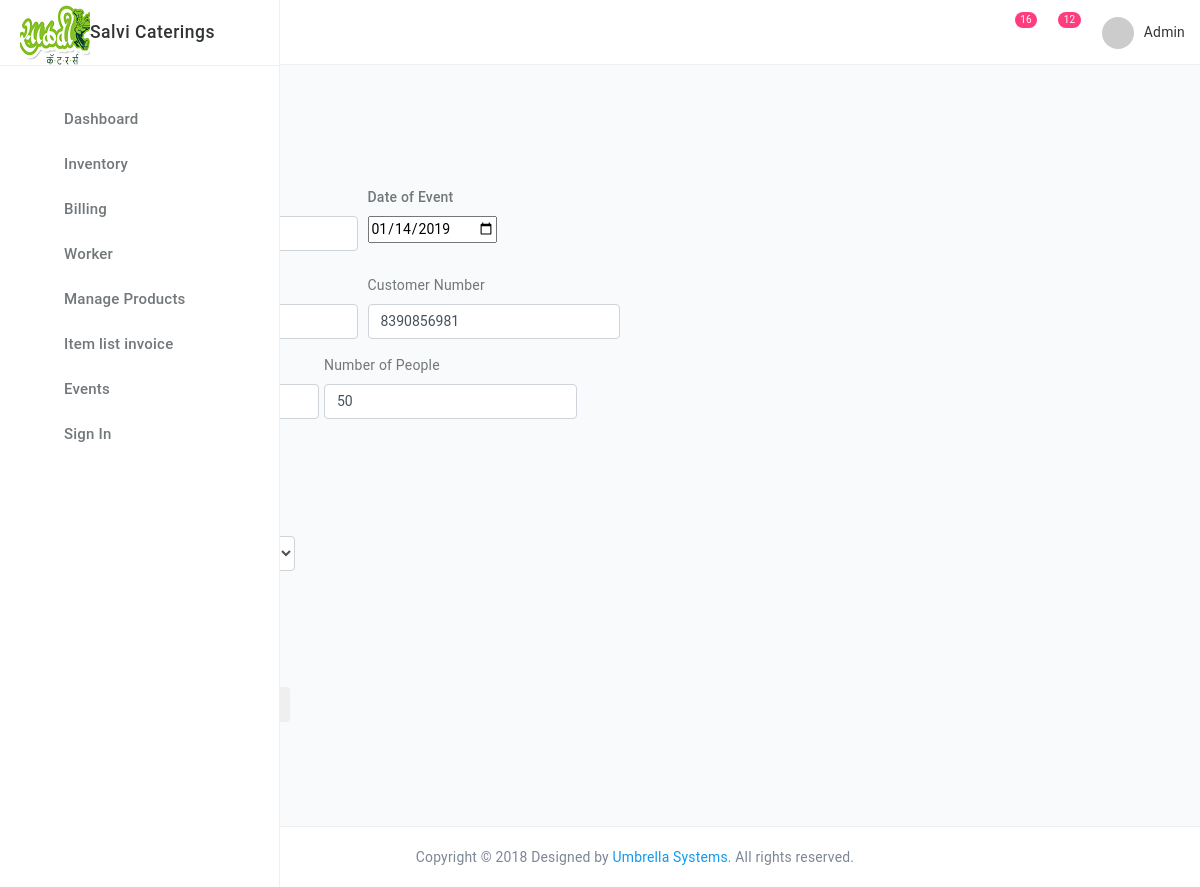
Page /Edit_event.php?id=23 on the committed database.
### tables this page shows
CREATE TABLE `event_info` (
  `c_id` int(11) NOT NULL,
  `o_dt` date NOT NULL,
  `event_name` varchar(50) NOT NULL,
  `date` date NOT NULL,
  `cust_name` varchar(50) NOT NULL,
  `cust_add` text NOT NULL,
  `cust_phone` varchar(10) NOT NULL,
  `qty` int(11) NOT NULL
);

### Edit_event.php (the view, shortened to what this page needs)
<?php include 'header.php';?>
<?php include "db.php";?>
  <main class="main-content bgc-grey-100">
        <div id="mainContent">
          <div class="container-fluid">
          	<h4 class="c-grey-900 mT-10 mB-30">Edit Event </h4>
          	<div class="row">
          	<div class="masonry-item col-md-6">
      		<div class="mT-30">
            <?php
$ids=$_GET['id'];
$result = mysqli_query($con,"SELECT * FROM event_info where c_id='$ids'");
 while($row = mysqli_fetch_array($result))
{
?>
      				<form class="form-horizontal" action="" method="POST">
      					<div class="form-row">
      						<div class="form-group col-md-6">
      							<label for="inputEmail4">Event Name</label>
      						</div>
      						<div class="form-group col-md-6">
      								<label class="fw-500">Date of Event</label>
      								<div class="timepicker-input input-icon form-group">
                        <div class="input-group">
                          <input type='date' class='input-xlarge focused' name='date'  id='datepicker' value="<?php echo $row['date']?>" required >
                        </div>
                      </div>
      						</div>
      					</div>
      					<div class="form-row">
      						<div class="form-group col-md-6">
      							<label for="inputEmail4">Customer Name</label>
      						</div>
      						<div class="form-group col-md-6">
      							<label for="inputEmail4">Customer Number</label>
      						<input class="form-control" id="focusedInput" type="text" placeholder="Customer Number" name="contact" value="<?php echo $row['cust_phone']?>">
      						</div>
                      <div class="form-group">
                  <label for="inputAddress">Address</label>
                </div>
      						<div class="form-group col-md-6">
      							<label for="inputEmail4">Number of People</label>
      						<input class="form-control" id="focusedInput" type="text" placeholder="Number of People" name="qty" value="<?php echo $row['qty']?>">
      						</div>
      					</div>
      				<div class="control-group">
                <label class="control-label" for="selectError">Menu:</label>
                <div class="controls">
    <?php
    }
$res = mysqli_query($con,"SELECT * FROM cat_orders where c_id='$ids'");
echo "<table border='1' cellpadding='10' cellspacing='10' width:100%>";
 while($row = mysqli_fetch_array($res))
{
  echo "<tr>";
  echo "<td>".$row['d_name']."</td>";
  echo "<td><a href='delmenu.php?id=";
  echo $row['id']."&c=".$ids;
  echo "' onclick='return confirm('Are you sure?')'>Delete</a></td>";
  echo "</tr>";
}
echo "</table>";
?>
</div></div>
      					<div class="form-row">
						<div id="itemRows">
						<div class="form-group col-md-10">
								<label  for="selectError">Add Items</label>
</div>
<br />
<br />
<span><h3>Order details:</h3></span><hr</div>
</div></div>
							  <div class="form-actions" >
								<button type="submit" class="btn btn-primary" name="save">Save changes</button>
								<button class="btn">Cancel</button>
							  </div>
						  </form>
</div>
</div>
</div>
</div>
</div>
</main>
	   	 <?php include 'footer.php';?>

### rows in the picture
event_info: date "01/14/2019", contact "8390856981", qty "50"

### other values in the picture
$cntitem "16"
$cntevent "12"
